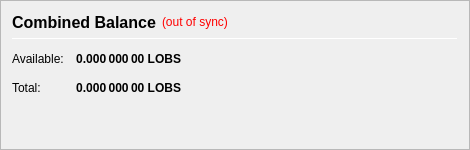
                   <widget class="QFrame" name="frame_CombinedBalances">
                    <property name="minimumSize">
                     <size>
                      <width>470</width>
                      <height>0</height>
                     </size>
                    </property>
                    <property name="frameShape">
                     <enum>QFrame::StyledPanel</enum>
                    </property>
                    <property name="frameShadow">
                     <enum>QFrame::Raised</enum>
                    </property>
                    <layout class="QVBoxLayout" name="verticalLayout_5">
                     <item>
                      <layout class="QHBoxLayout" name="horizontalLayout_5" stretch="0,0,0">
                       <item>
                        <widget class="QLabel" name="label_5z">
                         <property name="minimumSize">
                          <size>
                           <width>0</width>
                           <height>20</height>
                          </size>
                         </property>
                         <property name="font">
                          <font>
                           <pointsize>12</pointsize>
                           <weight>75</weight>
                           <bold>true</bold>
                          </font>
                         </property>
                         <property name="toolTip">
                          <string>Combined Balance (including unconfirmed and immature coins)</string>
                         </property>
                         <property name="text">
                          <string>Combined Balance</string>
                         </property>
                        </widget>
                       </item>
                       <item>
                        <widget class="QLabel" name="labelWalletStatus">
                         <property name="cursor">
                          <cursorShape>WhatsThisCursor</cursorShape>
                         </property>
                         <property name="toolTip">
                          <string>The displayed information may be out of date. Your wallet automatically synchronizes with the Lobstex network after a connection is established, but this process has not completed yet.</string>
                         </property>
                         <property name="styleSheet">
                          <string notr="true">QLabel { color: red; }</string>
                         </property>
                         <property name="text">
                          <string notr="true">(out of sync)</string>
                         </property>
                         <property name="alignment">
                          <set>Qt::AlignLeading|Qt::AlignLeft|Qt::AlignVCenter</set>
                         </property>
                        </widget>
                       </item>
                       <item>
                        <spacer name="horizontalSpacer_1">
                         <property name="orientation">
                          <enum>Qt::Horizontal</enum>
                         </property>
                         <property name="sizeHint" stdset="0">
                          <size>
                           <width>40</width>
                           <height>20</height>
                          </size>
                         </property>
                        </spacer>
                       </item>
                      </layout>
                     </item>
                     <item>
                      <widget class="Line" name="line_CombinedBalance">
                       <property name="minimumSize">
                        <size>
                         <width>0</width>
                         <height>1</height>
                        </size>
                       </property>
                       <property name="maximumSize">
                        <size>
                         <width>16777215</width>
                         <height>1</height>
                        </size>
                       </property>
                       <property name="orientation">
                        <enum>Qt::Horizontal</enum>
                       </property>
                      </widget>
                     </item>
                     <item>
                      <layout class="QGridLayout" name="gridLayout_3">
                       <property name="topMargin">
                        <number>7</number>
                       </property>
                       <property name="spacing">
                        <number>12</number>
                       </property>
                       <item row="1" column="0">
                        <widget class="QLabel" name="labelBalanceTextz">
                         <property name="text">
                          <string>Available:</string>
                         </property>
                        </widget>
                       </item>
                       <item row="1" column="1">
                        <widget class="QLabel" name="labelBalancez">
                         <property name="font">
                          <font>
                           <weight>75</weight>
                           <bold>true</bold>
                          </font>
                         </property>
                         <property name="cursor">
                          <cursorShape>IBeamCursor</cursorShape>
                         </property>
                         <property name="toolTip">
                          <string>Your current spendable balance</string>
                         </property>
                         <property name="text">
                          <string notr="true">0.000 000 00 LOBS</string>
                         </property>
                         <property name="alignment">
                          <set>Qt::AlignRight|Qt::AlignTrailing|Qt::AlignVCenter</set>
                         </property>
                         <property name="textInteractionFlags">
                          <set>Qt::LinksAccessibleByMouse|Qt::TextSelectableByKeyboard|Qt::TextSelectableByMouse</set>
                         </property>
                        </widget>
                       </item>
                       <item row="2" column="0">
                        <widget class="QLabel" name="labelTotalTextz">
                         <property name="text">
                          <string>Total:</string>
                         </property>
                        </widget>
                       </item>
                       <item row="2" column="1">
                        <widget class="QLabel" name="labelTotalz">
                         <property name="font">
                          <font>
                           <weight>75</weight>
                           <bold>true</bold>
                          </font>
                         </property>
                         <property name="cursor">
                          <cursorShape>IBeamCursor</cursorShape>
                         </property>
                         <property name="toolTip">
                          <string>Total Balance, including all unavailable coins.</string>
                         </property>
                         <property name="text">
                          <string notr="true">0.000 000 00 LOBS</string>
                         </property>
                         <property name="alignment">
                          <set>Qt::AlignRight|Qt::AlignTrailing|Qt::AlignVCenter</set>
                         </property>
                         <property name="textInteractionFlags">
                          <set>Qt::LinksAccessibleByMouse|Qt::TextSelectableByKeyboard|Qt::TextSelectableByMouse</set>
                         </property>
                        </widget>
                       </item>
                       <item row="2" column="3">
                        <spacer name="horizontalSpacer_2">
                         <property name="orientation">
                          <enum>Qt::Horizontal</enum>
                         </property>
                         <property name="sizeHint" stdset="0">
                          <size>
                           <width>40</width>
                           <height>20</height>
                          </size>
                         </property>
                        </spacer>
                       </item>
                      </layout>
                     </item>
                     <item>
                      <spacer name="verticalSpacer_1">
                       <property name="orientation">
                        <enum>Qt::Vertical</enum>
                       </property>
                       <property name="sizeHint" stdset="0">
                        <size>
                         <width>20</width>
                         <height>40</height>
                        </size>
                       </property>
                      </spacer>
                     </item>
                    </layout>
                   </widget>
